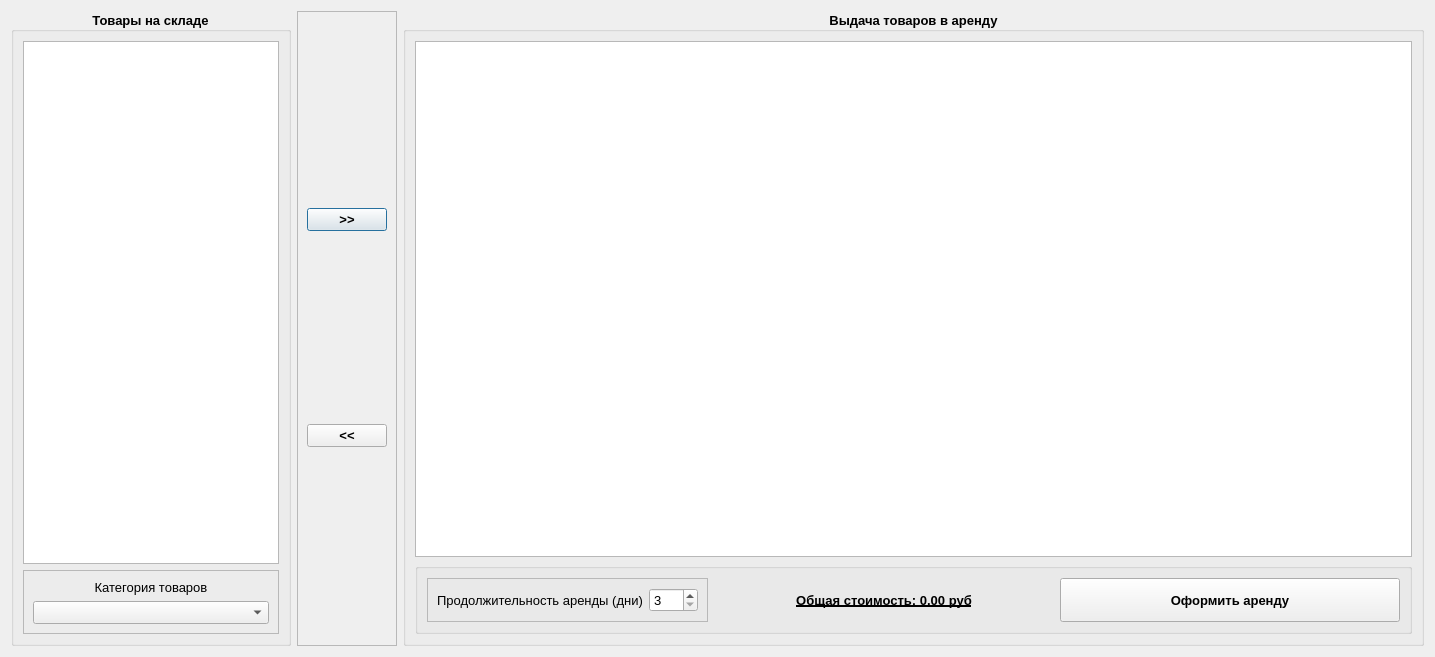
<?xml version="1.0" encoding="UTF-8"?>
<ui version="4.0">
 <class>RentalDialog</class>
 <widget class="QDialog" name="RentalDialog">
  <property name="geometry">
   <rect>
    <x>0</x>
    <y>0</y>
    <width>1435</width>
    <height>657</height>
   </rect>
  </property>
  <property name="font">
   <font>
    <pointsize>10</pointsize>
   </font>
  </property>
  <property name="windowTitle">
   <string>Аренда</string>
  </property>
  <property name="windowIcon">
   <iconset resource="images.qrc">
    <normaloff>:/images/logo.png</normaloff>:/images/logo.png</iconset>
  </property>
  <layout class="QHBoxLayout" name="horizontalLayout">
   <item>
    <widget class="QGroupBox" name="groupBox">
     <property name="sizePolicy">
      <sizepolicy hsizetype="Fixed" vsizetype="Preferred">
       <horstretch>0</horstretch>
       <verstretch>0</verstretch>
      </sizepolicy>
     </property>
     <property name="font">
      <font>
       <pointsize>10</pointsize>
       <weight>75</weight>
       <bold>true</bold>
      </font>
     </property>
     <property name="title">
      <string>Товары на складе</string>
     </property>
     <property name="alignment">
      <set>Qt::AlignCenter</set>
     </property>
     <layout class="QVBoxLayout" name="verticalLayout_2">
      <item>
       <widget class="QTableWidget" name="storeTableWidget">
        <property name="sizePolicy">
         <sizepolicy hsizetype="Fixed" vsizetype="Expanding">
          <horstretch>0</horstretch>
          <verstretch>0</verstretch>
         </sizepolicy>
        </property>
        <property name="font">
         <font>
          <pointsize>10</pointsize>
          <weight>50</weight>
          <bold>false</bold>
         </font>
        </property>
        <property name="selectionBehavior">
         <enum>QAbstractItemView::SelectRows</enum>
        </property>
        <attribute name="verticalHeaderVisible">
         <bool>false</bool>
        </attribute>
       </widget>
      </item>
      <item>
       <widget class="QFrame" name="frame_4">
        <property name="font">
         <font>
          <pointsize>12</pointsize>
          <weight>50</weight>
          <bold>false</bold>
         </font>
        </property>
        <property name="frameShape">
         <enum>QFrame::StyledPanel</enum>
        </property>
        <property name="frameShadow">
         <enum>QFrame::Raised</enum>
        </property>
        <layout class="QVBoxLayout" name="verticalLayout_3">
         <item>
          <widget class="QLabel" name="label">
           <property name="font">
            <font>
             <pointsize>10</pointsize>
             <weight>50</weight>
             <bold>false</bold>
            </font>
           </property>
           <property name="text">
            <string>Категория товаров</string>
           </property>
           <property name="alignment">
            <set>Qt::AlignCenter</set>
           </property>
          </widget>
         </item>
         <item>
          <widget class="QComboBox" name="comboBoxGroup">
           <property name="sizePolicy">
            <sizepolicy hsizetype="Expanding" vsizetype="Fixed">
             <horstretch>0</horstretch>
             <verstretch>0</verstretch>
            </sizepolicy>
           </property>
           <property name="font">
            <font>
             <pointsize>10</pointsize>
             <weight>50</weight>
             <bold>false</bold>
            </font>
           </property>
          </widget>
         </item>
        </layout>
       </widget>
      </item>
     </layout>
    </widget>
   </item>
   <item>
    <widget class="QFrame" name="frame_2">
     <property name="frameShape">
      <enum>QFrame::StyledPanel</enum>
     </property>
     <property name="frameShadow">
      <enum>QFrame::Raised</enum>
     </property>
     <layout class="QVBoxLayout" name="verticalLayout">
      <item>
       <widget class="QPushButton" name="buttonAdd">
        <property name="font">
         <font>
          <pointsize>10</pointsize>
          <weight>75</weight>
          <bold>true</bold>
         </font>
        </property>
        <property name="text">
         <string>&gt;&gt;</string>
        </property>
       </widget>
      </item>
      <item>
       <widget class="QPushButton" name="buttonDel">
        <property name="font">
         <font>
          <pointsize>10</pointsize>
          <weight>75</weight>
          <bold>true</bold>
         </font>
        </property>
        <property name="text">
         <string>&lt;&lt;</string>
        </property>
       </widget>
      </item>
     </layout>
    </widget>
   </item>
   <item>
    <widget class="QGroupBox" name="groupBox_3">
     <property name="sizePolicy">
      <sizepolicy hsizetype="Preferred" vsizetype="Preferred">
       <horstretch>0</horstretch>
       <verstretch>0</verstretch>
      </sizepolicy>
     </property>
     <property name="font">
      <font>
       <pointsize>10</pointsize>
       <weight>75</weight>
       <bold>true</bold>
      </font>
     </property>
     <property name="title">
      <string>Выдача товаров в аренду</string>
     </property>
     <property name="alignment">
      <set>Qt::AlignCenter</set>
     </property>
     <layout class="QVBoxLayout" name="verticalLayout_4">
      <item>
       <widget class="QTableWidget" name="rentalTableWidget">
        <property name="font">
         <font>
          <pointsize>10</pointsize>
          <weight>50</weight>
          <bold>false</bold>
         </font>
        </property>
        <property name="selectionBehavior">
         <enum>QAbstractItemView::SelectRows</enum>
        </property>
        <attribute name="verticalHeaderVisible">
         <bool>false</bool>
        </attribute>
       </widget>
      </item>
      <item>
       <widget class="QGroupBox" name="groupBox_5">
        <property name="font">
         <font>
          <pointsize>10</pointsize>
          <weight>75</weight>
          <bold>true</bold>
         </font>
        </property>
        <property name="title">
         <string/>
        </property>
        <property name="alignment">
         <set>Qt::AlignCenter</set>
        </property>
        <layout class="QHBoxLayout" name="horizontalLayout_3">
         <item>
          <widget class="QFrame" name="frame_5">
           <property name="sizePolicy">
            <sizepolicy hsizetype="Fixed" vsizetype="Preferred">
             <horstretch>0</horstretch>
             <verstretch>0</verstretch>
            </sizepolicy>
           </property>
           <property name="frameShape">
            <enum>QFrame::StyledPanel</enum>
           </property>
           <property name="frameShadow">
            <enum>QFrame::Raised</enum>
           </property>
           <layout class="QHBoxLayout" name="horizontalLayout_4">
            <item>
             <widget class="QLabel" name="label_4">
              <property name="font">
               <font>
                <pointsize>10</pointsize>
                <weight>50</weight>
                <bold>false</bold>
               </font>
              </property>
              <property name="text">
               <string>Продолжительность аренды (дни)</string>
              </property>
              <property name="alignment">
               <set>Qt::AlignCenter</set>
              </property>
             </widget>
            </item>
            <item>
             <widget class="QSpinBox" name="spinBoxDays">
              <property name="sizePolicy">
               <sizepolicy hsizetype="Fixed" vsizetype="Fixed">
                <horstretch>0</horstretch>
                <verstretch>0</verstretch>
               </sizepolicy>
              </property>
              <property name="font">
               <font>
                <pointsize>10</pointsize>
                <weight>50</weight>
                <bold>false</bold>
               </font>
              </property>
              <property name="minimum">
               <number>3</number>
              </property>
              <property name="maximum">
               <number>365</number>
              </property>
             </widget>
            </item>
           </layout>
          </widget>
         </item>
         <item>
          <widget class="QLabel" name="labelCost">
           <property name="font">
            <font>
             <pointsize>10</pointsize>
             <weight>75</weight>
             <bold>true</bold>
             <underline>true</underline>
            </font>
           </property>
           <property name="autoFillBackground">
            <bool>false</bool>
           </property>
           <property name="text">
            <string>Общая стоимость: 0.00 руб</string>
           </property>
           <property name="alignment">
            <set>Qt::AlignCenter</set>
           </property>
          </widget>
         </item>
         <item>
          <widget class="QPushButton" name="buttonOrder">
           <property name="sizePolicy">
            <sizepolicy hsizetype="Minimum" vsizetype="Preferred">
             <horstretch>0</horstretch>
             <verstretch>0</verstretch>
            </sizepolicy>
           </property>
           <property name="text">
            <string>Оформить аренду</string>
           </property>
          </widget>
         </item>
        </layout>
       </widget>
      </item>
     </layout>
    </widget>
   </item>
  </layout>
 </widget>
 <resources>
  <include location="images.qrc"/>
 </resources>
 <connections/>
</ui>
